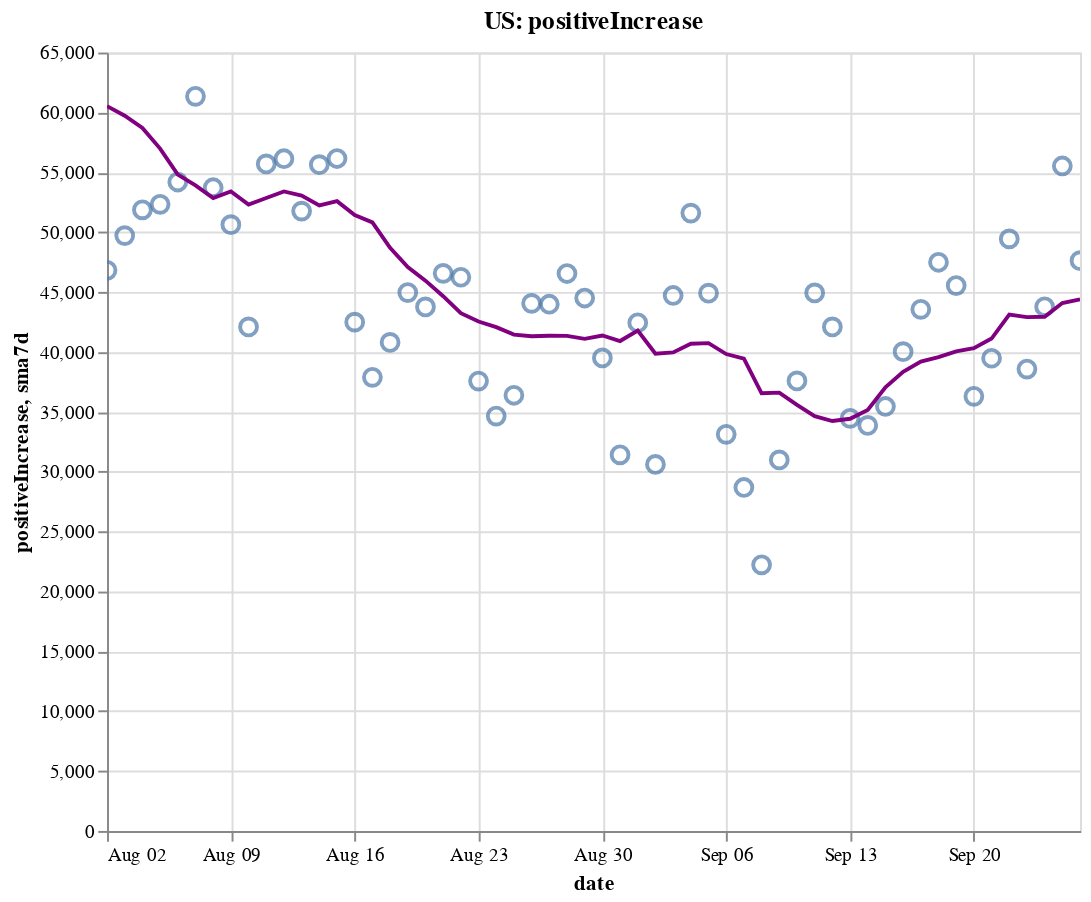

Notebook code cell kept with this figure:
### Code cell
create_plot(us, 'positiveIncrease')

### Figure 1 — Vega-Lite specification as saved in the notebook (floating-point values rounded to 4 significant figures)
{"config": {"view": {"continuousWidth": 400, "continuousHeight": 300}}, "layer": [{"layer": [{"mark": {"type": "point", "size": 75}, "encoding": {"tooltip": [{"type": "temporal", "field": "date"}, {"type": "quantitative", "field": "positiveIncrease"}, {"type": "quantitative", "field": "sma7d"}], "x": {"type": "temporal", "field": "date"}, "y": {"type": "quantitative", "field": "positiveIncrease"}}, "selection": {"selector002": {"type": "interval", "bind": "scales", "encodings": ["x", "y"]}}}, {"mark": {"type": "line", "color": "purple"}, "encoding": {"x": {"type": "temporal", "field": "date"}, "y": {"type": "quantitative", "field": "sma7d"}}}]}, {"mark": {"type": "rule", "color": "#aaa"}, "encoding": {"x": {"type": "temporal", "field": "date"}}, "transform": [{"filter": {"selection": "selector001"}}]}, {"mark": "circle", "encoding": {"opacity": {"condition": {"value": 1, "selection": "selector001"}, "value": 0}, "tooltip": [{"type": "temporal", "field": "date"}, {"type": "quantitative", "field": "positiveIncrease"}, {"type": "quantitative", "field": "sma7d"}], "x": {"type": "temporal", "field": "date"}, "y": {"type": "quantitative", "field": "positiveIncrease"}}, "selection": {"selector001": {"type": "single", "encodings": ["x"], "on": "mouseover", "nearest": true, "empty": "none"}}}, {"mark": {"type": "text", "align": "left", "dx": 5, "dy": -5, "stroke": "white", "strokeWidth": 2}, "encoding": {"text": {"type": "quantitative", "field": "positiveIncrease"}, "tooltip": [{"type": "temporal", "field": "date"}, {"type": "quantitative", "field": "positiveIncrease"}, {"type": "quantitative", "field": "sma7d"}], "x": {"type": "temporal", "field": "date"}, "y": {"type": "quantitative", "field": "positiveIncrease"}}, "transform": [{"filter": {"selection": "selector001"}}]}, {"mark": {"type": "text", "align": "left", "dx": 5, "dy": -5}, "encoding": {"text": {"type": "quantitative", "field": "positiveIncrease"}, "tooltip": [{"type": "temporal", "field": "date"}, {"type": "quantitative", "field": "positiveIncrease"}, {"type": "quantitative", "field": "sma7d"}], "x": {"type": "temporal", "field": "date"}, "y": {"type": "quantitative", "field": "positiveIncrease"}}, "transform": [{"filter": {"selection": "selector001"}}]}], "data": {"name": "data-bc0b48f4671c91f5596b4efbd3ce8f89"}, "height": 400, "title": "US: positiveIncrease", "width": 500, "$schema": "https://vega.github.io/schema/vega-lite/v4.8.1.json", "datasets": {"data-bc0b48f4671c91f5596b4efbd3ce8f89": [{"date": "2020-08-02T00:00:00", "totalTestResultsIncrease": 703800.0, "positiveIncrease": 46810.0, "death": 147000.0, "deathIncrease": 498.0, "positiveRate": 0.067, "state": "US", "sma7d": 60530.0}, {"date": "2020-08-03T00:00:00", "totalTestResultsIncrease": 765700.0, "positiveIncrease": 49710.0, "death": 147600.0, "deathIncrease": 519.0, "positiveRate": 0.065, "state": "US", "sma7d": 59730.0}, {"date": "2020-08-04T00:00:00", "totalTestResultsIncrease": 731100.0, "positiveIncrease": 51870.0, "death": 148800.0, "deathIncrease": 1255.0, "positiveRate": 0.071, "state": "US", "sma7d": 58710.0}, {"date": "2020-08-05T00:00:00", "totalTestResultsIncrease": 712500.0, "positiveIncrease": 52320.0, "death": 150200.0, "deathIncrease": 1346.0, "positiveRate": 0.073, "state": "US", "sma7d": 56980.0}, {"date": "2020-08-06T00:00:00", "totalTestResultsIncrease": 785200.0, "positiveIncrease": 54190.0, "death": 151400.0, "deathIncrease": 1251.0, "positiveRate": 0.069, "state": "US", "sma7d": 54800.0}, {"date": "2020-08-07T00:00:00", "totalTestResultsIncrease": 803500.0, "positiveIncrease": 61340.0, "death": 152700.0, "deathIncrease": 1333.0, "positiveRate": 0.076, "state": "US", "sma7d": 53910.0}, {"date": "2020-08-08T00:00:00", "totalTestResultsIncrease": 688700.0, "positiveIncrease": 53710.0, "death": 153800.0, "deathIncrease": 1089.0, "positiveRate": 0.078, "state": "US", "sma7d": 52850.0}, {"date": "2020-08-09T00:00:00", "totalTestResultsIncrease": 726200.0, "positiveIncrease": 50630.0, "death": 154500.0, "deathIncrease": 616.0, "positiveRate": 0.07, "state": "US", "sma7d": 53400.0}, {"date": "2020-08-10T00:00:00", "totalTestResultsIncrease": 753200.0, "positiveIncrease": 42090.0, "death": 154900.0, "deathIncrease": 426.0, "positiveRate": 0.056, "state": "US", "sma7d": 52310.0}, {"date": "2020-08-11T00:00:00", "totalTestResultsIncrease": 756100.0, "positiveIncrease": 55700.0, "death": 156200.0, "deathIncrease": 1326.0, "positiveRate": 0.074, "state": "US", "sma7d": 52860.0}, {"date": "2020-08-12T00:00:00", "totalTestResultsIncrease": 487500.0, "positiveIncrease": 56130.0, "death": 157700.0, "deathIncrease": 1519.0, "positiveRate": 0.115, "state": "US", "sma7d": 53400.0}, {"date": "2020-08-13T00:00:00", "totalTestResultsIncrease": 925200.0, "positiveIncrease": 51760.0, "death": 158900.0, "deathIncrease": 1163.0, "positiveRate": 0.056, "state": "US", "sma7d": 53050.0}, {"date": "2020-08-14T00:00:00", "totalTestResultsIncrease": 885500.0, "positiveIncrease": 55640.0, "death": 160100.0, "deathIncrease": 1216.0, "positiveRate": 0.063, "state": "US", "sma7d": 52240.0}, {"date": "2020-08-15T00:00:00", "totalTestResultsIncrease": 779600.0, "positiveIncrease": 56150.0, "death": 161300.0, "deathIncrease": 1221.0, "positiveRate": 0.072, "state": "US", "sma7d": 52580.0}, {"date": "2020-08-16T00:00:00", "totalTestResultsIncrease": 808100.0, "positiveIncrease": 42490.0, "death": 161900.0, "deathIncrease": 619.0, "positiveRate": 0.053, "state": "US", "sma7d": 51420.0}, {"date": "2020-08-17T00:00:00", "totalTestResultsIncrease": 685800.0, "positiveIncrease": 37880.0, "death": 162400.0, "deathIncrease": 407.0, "positiveRate": 0.055, "state": "US", "sma7d": 50820.0}, {"date": "2020-08-18T00:00:00", "totalTestResultsIncrease": 673700.0, "positiveIncrease": 40800.0, "death": 163500.0, "deathIncrease": 1196.0, "positiveRate": 0.061, "state": "US", "sma7d": 48690.0}, {"date": "2020-08-19T00:00:00", "totalTestResultsIncrease": 703900.0, "positiveIncrease": 44960.0, "death": 165000.0, "deathIncrease": 1420.0, "positiveRate": 0.064, "state": "US", "sma7d": 47090.0}, {"date": "2020-08-20T00:00:00", "totalTestResultsIncrease": 726300.0, "positiveIncrease": 43760.0, "death": 166100.0, "deathIncrease": 1134.0, "positiveRate": 0.06, "state": "US", "sma7d": 45950.0}, {"date": "2020-08-21T00:00:00", "totalTestResultsIncrease": 785000.0, "positiveIncrease": 46560.0, "death": 167200.0, "deathIncrease": 1123.0, "positiveRate": 0.059, "state": "US", "sma7d": 44660.0}, {"date": "2020-08-22T00:00:00", "totalTestResultsIncrease": 794300.0, "positiveIncrease": 46240.0, "death": 168300.0, "deathIncrease": 1029.0, "positiveRate": 0.058, "state": "US", "sma7d": 43240.0}, {"date": "2020-08-23T00:00:00", "totalTestResultsIncrease": 645300.0, "positiveIncrease": 37570.0, "death": 168800.0, "deathIncrease": 572.0, "positiveRate": 0.058, "state": "US", "sma7d": 42540.0}, {"date": "2020-08-24T00:00:00", "totalTestResultsIncrease": 713500.0, "positiveIncrease": 34640.0, "death": 169200.0, "deathIncrease": 343.0, "positiveRate": 0.049, "state": "US", "sma7d": 42070.0}, {"date": "2020-08-25T00:00:00", "totalTestResultsIncrease": 664000.0, "positiveIncrease": 36380.0, "death": 170300.0, "deathIncrease": 1147.0, "positiveRate": 0.055, "state": "US", "sma7d": 41440.0}, {"date": "2020-08-26T00:00:00", "totalTestResultsIncrease": 680600.0, "positiveIncrease": 44050.0, "death": 171600.0, "deathIncrease": 1298.0, "positiveRate": 0.065, "state": "US", "sma7d": 41310.0}, {"date": "2020-08-27T00:00:00", "totalTestResultsIncrease": 791600.0, "positiveIncrease": 43980.0, "death": 172700.0, "deathIncrease": 1129.0, "positiveRate": 0.056, "state": "US", "sma7d": 41350.0}, {"date": "2020-08-28T00:00:00", "totalTestResultsIncrease": 818700.0, "positiveIncrease": 46550.0, "death": 173800.0, "deathIncrease": 1023.0, "positiveRate": 0.057, "state": "US", "sma7d": 41340.0}, {"date": "2020-08-29T00:00:00", "totalTestResultsIncrease": 815400.0, "positiveIncrease": 44500.0, "death": 174800.0, "deathIncrease": 1015.0, "positiveRate": 0.055, "state": "US", "sma7d": 41100.0}, {"date": "2020-08-30T00:00:00", "totalTestResultsIncrease": 774300.0, "positiveIncrease": 39500.0, "death": 175300.0, "deathIncrease": 475.0, "positiveRate": 0.051, "state": "US", "sma7d": 41370.0}, {"date": "2020-08-31T00:00:00", "totalTestResultsIncrease": 705100.0, "positiveIncrease": 31410.0, "death": 175600.0, "deathIncrease": 366.0, "positiveRate": 0.045, "state": "US", "sma7d": 40910.0}, {"date": "2020-09-01T00:00:00", "totalTestResultsIncrease": 732400.0, "positiveIncrease": 42430.0, "death": 176600.0, "deathIncrease": 1027.0, "positiveRate": 0.058, "state": "US", "sma7d": 41780.0}, {"date": "2020-09-02T00:00:00", "totalTestResultsIncrease": 683900.0, "positiveIncrease": 30600.0, "death": 177700.0, "deathIncrease": 1032.0, "positiveRate": 0.045, "state": "US", "sma7d": 39850.0}, {"date": "2020-09-03T00:00:00", "totalTestResultsIncrease": 798200.0, "positiveIncrease": 44710.0, "death": 178700.0, "deathIncrease": 1070.0, "positiveRate": 0.056, "state": "US", "sma7d": 39960.0}, {"date": "2020-09-04T00:00:00", "totalTestResultsIncrease": 949700.0, "positiveIncrease": 51590.0, "death": 179700.0, "deathIncrease": 998.0, "positiveRate": 0.054, "state": "US", "sma7d": 40680.0}, {"date": "2020-09-05T00:00:00", "totalTestResultsIncrease": 876600.0, "positiveIncrease": 44900.0, "death": 180700.0, "deathIncrease": 918.0, "positiveRate": 0.051, "state": "US", "sma7d": 40740.0}, {"date": "2020-09-06T00:00:00", "totalTestResultsIncrease": 782400.0, "positiveIncrease": 33120.0, "death": 181100.0, "deathIncrease": 449.0, "positiveRate": 0.042, "state": "US", "sma7d": 39820.0}, {"date": "2020-09-07T00:00:00", "totalTestResultsIncrease": 615300.0, "positiveIncrease": 28680.0, "death": 181300.0, "deathIncrease": 225.0, "positiveRate": 0.047, "state": "US", "sma7d": 39440.0}, {"date": "2020-09-08T00:00:00", "totalTestResultsIncrease": 540000.0, "positiveIncrease": 22220.0, "death": 181700.0, "deathIncrease": 358.0, "positiveRate": 0.041, "state": "US", "sma7d": 36550.0}, {"date": "2020-09-09T00:00:00", "totalTestResultsIncrease": 626200.0, "positiveIncrease": 30980.0, "death": 182800.0, "deathIncrease": 1083.0, "positiveRate": 0.049, "state": "US", "sma7d": 36600.0}, {"date": "2020-09-10T00:00:00", "totalTestResultsIncrease": 690300.0, "positiveIncrease": 37580.0, "death": 184000.0, "deathIncrease": 1170.0, "positiveRate": 0.054, "state": "US", "sma7d": 35580.0}, {"date": "2020-09-11T00:00:00", "totalTestResultsIncrease": 826400.0, "positiveIncrease": 44930.0, "death": 185000.0, "deathIncrease": 1018.0, "positiveRate": 0.054, "state": "US", "sma7d": 34630.0}, {"date": "2020-09-12T00:00:00", "totalTestResultsIncrease": 903400.0, "positiveIncrease": 42090.0, "death": 185800.0, "deathIncrease": 810.0, "positiveRate": 0.047, "state": "US", "sma7d": 34230.0}, {"date": "2020-09-13T00:00:00", "totalTestResultsIncrease": 728200.0, "positiveIncrease": 34450.0, "death": 186200.0, "deathIncrease": 389.0, "positiveRate": 0.047, "state": "US", "sma7d": 34420.0}, {"date": "2020-09-14T00:00:00", "totalTestResultsIncrease": 445800.0, "positiveIncrease": 33860.0, "death": 186600.0, "deathIncrease": 404.0, "positiveRate": 0.076, "state": "US", "sma7d": 35160.0}, {"date": "2020-09-15T00:00:00", "totalTestResultsIncrease": 724800.0, "positiveIncrease": 35440.0, "death": 187600.0, "deathIncrease": 1031.0, "positiveRate": 0.049, "state": "US", "sma7d": 37050.0}, {"date": "2020-09-16T00:00:00", "totalTestResultsIncrease": 729600.0, "positiveIncrease": 40020.0, "death": 188800.0, "deathIncrease": 1200.0, "positiveRate": 0.055, "state": "US", "sma7d": 38340.0}, {"date": "2020-09-17T00:00:00", "totalTestResultsIncrease": 841900.0, "positiveIncrease": 43560.0, "death": 189700.0, "deathIncrease": 863.0, "positiveRate": 0.052, "state": "US", "sma7d": 39190.0}, {"date": "2020-09-18T00:00:00", "totalTestResultsIncrease": 985000.0, "positiveIncrease": 47490.0, "death": 190600.0, "deathIncrease": 901.0, "positiveRate": 0.048, "state": "US", "sma7d": 39560.0}, {"date": "2020-09-19T00:00:00", "totalTestResultsIncrease": 1066000.0, "positiveIncrease": 45540.0, "death": 191300.0, "deathIncrease": 740.0, "positiveRate": 0.043, "state": "US", "sma7d": 40050.0}, {"date": "2020-09-20T00:00:00", "totalTestResultsIncrease": 905300.0, "positiveIncrease": 36300.0, "death": 191600.0, "deathIncrease": 327.0, "positiveRate": 0.04, "state": "US", "sma7d": 40320.0}, {"date": "2020-09-21T00:00:00", "totalTestResultsIncrease": 725300.0, "positiveIncrease": 39470.0, "death": 191900.0, "deathIncrease": 287.0, "positiveRate": 0.054, "state": "US", "sma7d": 41120.0}, {"date": "2020-09-22T00:00:00", "totalTestResultsIncrease": 770000.0, "positiveIncrease": 49440.0, "death": 192800.0, "deathIncrease": 854.0, "positiveRate": 0.064, "state": "US", "sma7d": 43120.0}, {"date": "2020-09-23T00:00:00", "totalTestResultsIncrease": 923700.0, "positiveIncrease": 38570.0, "death": 193900.0, "deathIncrease": 1157.0, "positiveRate": 0.042, "state": "US", "sma7d": 42910.0}, {"date": "2020-09-24T00:00:00", "totalTestResultsIncrease": 940400.0, "positiveIncrease": 43770.0, "death": 194900.0, "deathIncrease": 921.0, "positiveRate": 0.047, "state": "US", "sma7d": 42940.0}, {"date": "2020-09-25T00:00:00", "totalTestResultsIncrease": 1012000.0, "positiveIncrease": 55530.0, "death": 195700.0, "deathIncrease": 844.0, "positiveRate": 0.055, "state": "US", "sma7d": 44090.0}, {"date": "2020-09-26T00:00:00", "totalTestResultsIncrease": 1003000.0, "positiveIncrease": 47620.0, "death": 196500.0, "deathIncrease": 865.0, "positiveRate": 0.047, "state": "US", "sma7d": 44380.0}]}}
